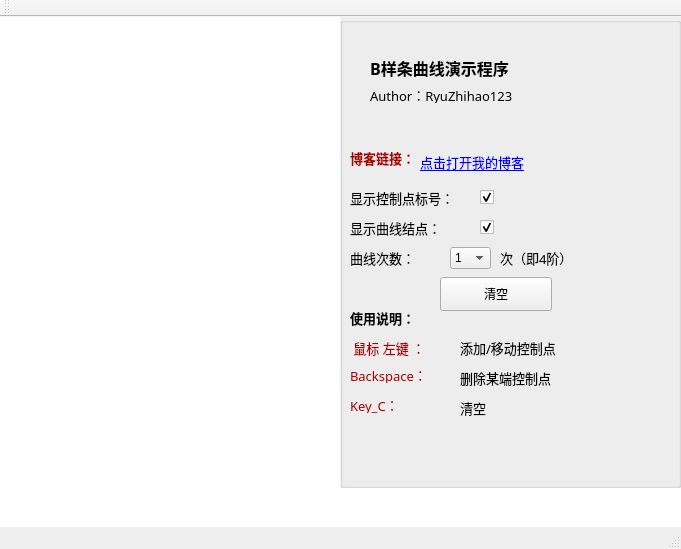
<?xml version="1.0" encoding="UTF-8"?>
<ui version="4.0">
 <class>MainWindow</class>
 <widget class="QMainWindow" name="MainWindow">
  <property name="geometry">
   <rect>
    <x>0</x>
    <y>0</y>
    <width>681</width>
    <height>549</height>
   </rect>
  </property>
  <property name="windowTitle">
   <string>MainWindow</string>
  </property>
  <property name="styleSheet">
   <string notr="true"/>
  </property>
  <widget class="QWidget" name="centralWidget">
   <property name="styleSheet">
    <string notr="true">QWidget#centralWidget{
background-color: rgb(255, 255, 255);}

QGroupBox{
background-color: rgb(240,240,240);
}</string>
   </property>
   <widget class="QGroupBox" name="groupBox">
    <property name="geometry">
     <rect>
      <x>340</x>
      <y>0</y>
      <width>341</width>
      <height>471</height>
     </rect>
    </property>
    <property name="title">
     <string/>
    </property>
    <widget class="QLabel" name="label_6">
     <property name="geometry">
      <rect>
       <x>30</x>
       <y>40</y>
       <width>141</width>
       <height>21</height>
      </rect>
     </property>
     <property name="font">
      <font>
       <family>微软雅黑</family>
       <pointsize>12</pointsize>
       <weight>75</weight>
       <bold>true</bold>
      </font>
     </property>
     <property name="text">
      <string>B样条曲线演示程序</string>
     </property>
    </widget>
    <widget class="QLabel" name="label_7">
     <property name="geometry">
      <rect>
       <x>30</x>
       <y>70</y>
       <width>151</width>
       <height>16</height>
      </rect>
     </property>
     <property name="font">
      <font>
       <family>微软雅黑</family>
       <pointsize>10</pointsize>
      </font>
     </property>
     <property name="text">
      <string>Author：RyuZhihao123</string>
     </property>
    </widget>
    <widget class="QLabel" name="label_9">
     <property name="geometry">
      <rect>
       <x>10</x>
       <y>130</y>
       <width>61</width>
       <height>21</height>
      </rect>
     </property>
     <property name="palette">
      <palette>
       <active>
        <colorrole role="WindowText">
         <brush brushstyle="SolidPattern">
          <color alpha="255">
           <red>170</red>
           <green>0</green>
           <blue>0</blue>
          </color>
         </brush>
        </colorrole>
       </active>
       <inactive>
        <colorrole role="WindowText">
         <brush brushstyle="SolidPattern">
          <color alpha="255">
           <red>170</red>
           <green>0</green>
           <blue>0</blue>
          </color>
         </brush>
        </colorrole>
       </inactive>
       <disabled>
        <colorrole role="WindowText">
         <brush brushstyle="SolidPattern">
          <color alpha="255">
           <red>120</red>
           <green>120</green>
           <blue>120</blue>
          </color>
         </brush>
        </colorrole>
       </disabled>
      </palette>
     </property>
     <property name="font">
      <font>
       <family>微软雅黑</family>
       <pointsize>10</pointsize>
       <weight>75</weight>
       <bold>true</bold>
      </font>
     </property>
     <property name="text">
      <string>博客链接：</string>
     </property>
    </widget>
    <widget class="QLabel" name="lblLink">
     <property name="geometry">
      <rect>
       <x>80</x>
       <y>130</y>
       <width>161</width>
       <height>31</height>
      </rect>
     </property>
     <property name="font">
      <font>
       <family>微软雅黑</family>
       <pointsize>10</pointsize>
      </font>
     </property>
     <property name="text">
      <string>&lt;html&gt;&lt;head/&gt;&lt;body&gt;&lt;p&gt;&lt;a href=&quot;http://blog.csdn.net/mahabharata_&quot;&gt;&lt;span style=&quot; text-decoration: underline; color:#0000ff;&quot;&gt;点击打开我的博客&lt;/span&gt;&lt;/a&gt;&lt;/p&gt;&lt;/body&gt;&lt;/html&gt;</string>
     </property>
    </widget>
    <widget class="QLabel" name="label_11">
     <property name="geometry">
      <rect>
       <x>10</x>
       <y>170</y>
       <width>121</width>
       <height>21</height>
      </rect>
     </property>
     <property name="font">
      <font>
       <family>微软雅黑</family>
       <pointsize>10</pointsize>
      </font>
     </property>
     <property name="text">
      <string>显示控制点标号：</string>
     </property>
    </widget>
    <widget class="QLabel" name="label_12">
     <property name="geometry">
      <rect>
       <x>10</x>
       <y>200</y>
       <width>121</width>
       <height>21</height>
      </rect>
     </property>
     <property name="font">
      <font>
       <family>微软雅黑</family>
       <pointsize>10</pointsize>
      </font>
     </property>
     <property name="text">
      <string>显示曲线结点：</string>
     </property>
    </widget>
    <widget class="QCheckBox" name="check_isShowCtrlPoint">
     <property name="geometry">
      <rect>
       <x>140</x>
       <y>170</y>
       <width>31</width>
       <height>21</height>
      </rect>
     </property>
     <property name="text">
      <string/>
     </property>
     <property name="checked">
      <bool>true</bool>
     </property>
    </widget>
    <widget class="QCheckBox" name="check_isShowUpoint">
     <property name="geometry">
      <rect>
       <x>140</x>
       <y>200</y>
       <width>31</width>
       <height>21</height>
      </rect>
     </property>
     <property name="text">
      <string/>
     </property>
     <property name="checked">
      <bool>true</bool>
     </property>
    </widget>
    <widget class="QLabel" name="label_5">
     <property name="geometry">
      <rect>
       <x>120</x>
       <y>350</y>
       <width>201</width>
       <height>21</height>
      </rect>
     </property>
     <property name="font">
      <font>
       <family>微软雅黑</family>
       <pointsize>10</pointsize>
       <weight>50</weight>
       <bold>false</bold>
      </font>
     </property>
     <property name="text">
      <string>删除某端控制点</string>
     </property>
    </widget>
    <widget class="QLabel" name="label_2">
     <property name="geometry">
      <rect>
       <x>10</x>
       <y>320</y>
       <width>101</width>
       <height>21</height>
      </rect>
     </property>
     <property name="palette">
      <palette>
       <active>
        <colorrole role="WindowText">
         <brush brushstyle="SolidPattern">
          <color alpha="255">
           <red>170</red>
           <green>0</green>
           <blue>0</blue>
          </color>
         </brush>
        </colorrole>
       </active>
       <inactive>
        <colorrole role="WindowText">
         <brush brushstyle="SolidPattern">
          <color alpha="255">
           <red>170</red>
           <green>0</green>
           <blue>0</blue>
          </color>
         </brush>
        </colorrole>
       </inactive>
       <disabled>
        <colorrole role="WindowText">
         <brush brushstyle="SolidPattern">
          <color alpha="255">
           <red>120</red>
           <green>120</green>
           <blue>120</blue>
          </color>
         </brush>
        </colorrole>
       </disabled>
      </palette>
     </property>
     <property name="font">
      <font>
       <family>微软雅黑</family>
       <pointsize>10</pointsize>
       <weight>50</weight>
       <bold>false</bold>
      </font>
     </property>
     <property name="text">
      <string> 鼠标 左键 ：</string>
     </property>
    </widget>
    <widget class="QLabel" name="label_3">
     <property name="geometry">
      <rect>
       <x>120</x>
       <y>320</y>
       <width>171</width>
       <height>21</height>
      </rect>
     </property>
     <property name="font">
      <font>
       <family>微软雅黑</family>
       <pointsize>10</pointsize>
       <weight>50</weight>
       <bold>false</bold>
      </font>
     </property>
     <property name="text">
      <string>添加/移动控制点</string>
     </property>
    </widget>
    <widget class="QLabel" name="label">
     <property name="geometry">
      <rect>
       <x>10</x>
       <y>290</y>
       <width>71</width>
       <height>21</height>
      </rect>
     </property>
     <property name="font">
      <font>
       <family>微软雅黑</family>
       <pointsize>10</pointsize>
       <weight>75</weight>
       <bold>true</bold>
      </font>
     </property>
     <property name="text">
      <string>使用说明：</string>
     </property>
    </widget>
    <widget class="QLabel" name="label_4">
     <property name="geometry">
      <rect>
       <x>10</x>
       <y>350</y>
       <width>111</width>
       <height>16</height>
      </rect>
     </property>
     <property name="palette">
      <palette>
       <active>
        <colorrole role="WindowText">
         <brush brushstyle="SolidPattern">
          <color alpha="255">
           <red>170</red>
           <green>0</green>
           <blue>0</blue>
          </color>
         </brush>
        </colorrole>
       </active>
       <inactive>
        <colorrole role="WindowText">
         <brush brushstyle="SolidPattern">
          <color alpha="255">
           <red>170</red>
           <green>0</green>
           <blue>0</blue>
          </color>
         </brush>
        </colorrole>
       </inactive>
       <disabled>
        <colorrole role="WindowText">
         <brush brushstyle="SolidPattern">
          <color alpha="255">
           <red>120</red>
           <green>120</green>
           <blue>120</blue>
          </color>
         </brush>
        </colorrole>
       </disabled>
      </palette>
     </property>
     <property name="font">
      <font>
       <family>微软雅黑</family>
       <pointsize>10</pointsize>
       <weight>50</weight>
       <bold>false</bold>
      </font>
     </property>
     <property name="text">
      <string>Backspace：</string>
     </property>
    </widget>
    <widget class="QLabel" name="label_13">
     <property name="geometry">
      <rect>
       <x>10</x>
       <y>230</y>
       <width>91</width>
       <height>21</height>
      </rect>
     </property>
     <property name="font">
      <font>
       <family>微软雅黑</family>
       <pointsize>10</pointsize>
      </font>
     </property>
     <property name="text">
      <string>曲线次数：</string>
     </property>
    </widget>
    <widget class="QComboBox" name="com_degree">
     <property name="geometry">
      <rect>
       <x>110</x>
       <y>230</y>
       <width>41</width>
       <height>22</height>
      </rect>
     </property>
     <property name="styleSheet">
      <string notr="true"/>
     </property>
     <property name="currentText">
      <string>3</string>
     </property>
     <item>
      <property name="text">
       <string>1</string>
      </property>
     </item>
     <item>
      <property name="text">
       <string>2</string>
      </property>
     </item>
     <item>
      <property name="text">
       <string>3</string>
      </property>
     </item>
    </widget>
    <widget class="QLabel" name="lblInfo">
     <property name="geometry">
      <rect>
       <x>160</x>
       <y>230</y>
       <width>101</width>
       <height>21</height>
      </rect>
     </property>
     <property name="font">
      <font>
       <family>微软雅黑</family>
       <pointsize>10</pointsize>
      </font>
     </property>
     <property name="text">
      <string>次（即4阶）</string>
     </property>
    </widget>
    <widget class="QLabel" name="label_8">
     <property name="geometry">
      <rect>
       <x>10</x>
       <y>380</y>
       <width>91</width>
       <height>16</height>
      </rect>
     </property>
     <property name="palette">
      <palette>
       <active>
        <colorrole role="WindowText">
         <brush brushstyle="SolidPattern">
          <color alpha="255">
           <red>170</red>
           <green>0</green>
           <blue>0</blue>
          </color>
         </brush>
        </colorrole>
       </active>
       <inactive>
        <colorrole role="WindowText">
         <brush brushstyle="SolidPattern">
          <color alpha="255">
           <red>170</red>
           <green>0</green>
           <blue>0</blue>
          </color>
         </brush>
        </colorrole>
       </inactive>
       <disabled>
        <colorrole role="WindowText">
         <brush brushstyle="SolidPattern">
          <color alpha="255">
           <red>120</red>
           <green>120</green>
           <blue>120</blue>
          </color>
         </brush>
        </colorrole>
       </disabled>
      </palette>
     </property>
     <property name="font">
      <font>
       <family>微软雅黑</family>
       <pointsize>10</pointsize>
       <weight>50</weight>
       <bold>false</bold>
      </font>
     </property>
     <property name="text">
      <string>Key_C：</string>
     </property>
    </widget>
    <widget class="QLabel" name="label_10">
     <property name="geometry">
      <rect>
       <x>120</x>
       <y>380</y>
       <width>151</width>
       <height>21</height>
      </rect>
     </property>
     <property name="font">
      <font>
       <family>微软雅黑</family>
       <pointsize>10</pointsize>
       <weight>50</weight>
       <bold>false</bold>
      </font>
     </property>
     <property name="text">
      <string>清空</string>
     </property>
    </widget>
    <widget class="QPushButton" name="btnClear">
     <property name="geometry">
      <rect>
       <x>100</x>
       <y>260</y>
       <width>112</width>
       <height>34</height>
      </rect>
     </property>
     <property name="text">
      <string>清空</string>
     </property>
    </widget>
   </widget>
  </widget>
  <widget class="QMenuBar" name="menuBar">
   <property name="geometry">
    <rect>
     <x>0</x>
     <y>0</y>
     <width>681</width>
     <height>30</height>
    </rect>
   </property>
  </widget>
  <widget class="QToolBar" name="mainToolBar">
   <attribute name="toolBarArea">
    <enum>TopToolBarArea</enum>
   </attribute>
   <attribute name="toolBarBreak">
    <bool>false</bool>
   </attribute>
  </widget>
  <widget class="QStatusBar" name="statusBar"/>
 </widget>
 <layoutdefault spacing="6" margin="11"/>
 <resources/>
 <connections/>
</ui>
